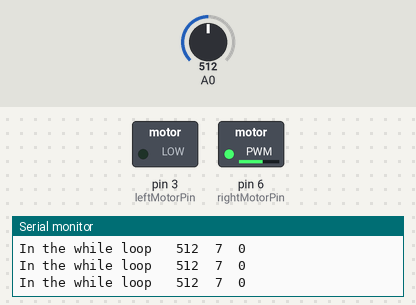
Bench run of a sketch on a simulated Arduino Uno, built with avr-gcc and run on an emulated ATmega328P. Parts: switched loads named in the sketch (green lamp = pin HIGH), the last lines printed to the serial monitor. The test bench sets the inputs (shaded band); at power-on: A0 = 512. Random numbers use the default seed unless the sketch sets one.

Above: at 1.2 s.
1.3 s: A0 set to 149
2.8 s: A0 set to 130
At 3.2 s:
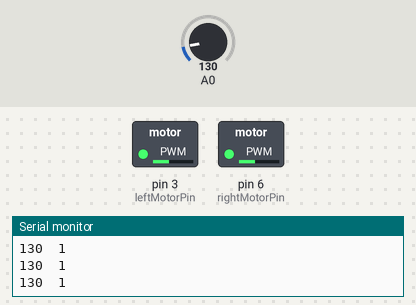
4.4 s: A0 set to 267
5.9 s: A0 set to 292
At 7.3 s:
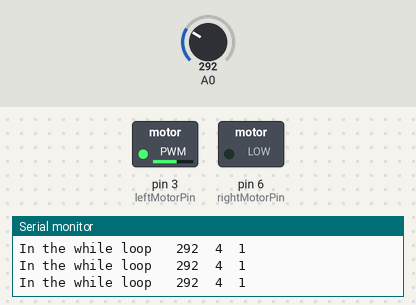
7.6 s: A0 set to 122
At 9.0 s:
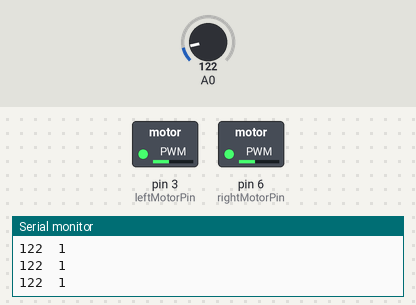
Timing chart, 0 to 10.2 s (numbered marks = the images above; inputs shaded):
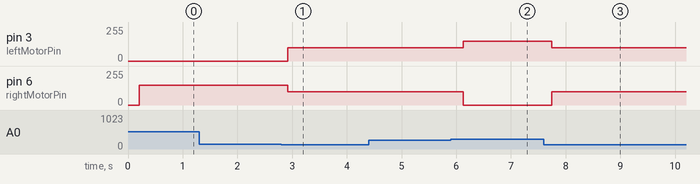

Measured:
- the behaviour switches between 140 and 139 on A0 (found by bisection; images 0 and 1)
- the behaviour switches between 279 and 280 on A0 (found by bisection; images 1 and 2)
- after the input at 2.8 s, pin 3 (leftMotorPin): 0/255 → 100/255 after 0.12 s; pin 6 (rightMotorPin): 150/255 → 100/255 after 0.12 s
- after the input at 5.9 s, pin 3 (leftMotorPin): 100/255 → 150/255 after 0.23 s; pin 6 (rightMotorPin): 100/255 → 0/255 after 0.23 s
- after the input at 7.6 s, pin 3 (leftMotorPin): 150/255 → 100/255 after 0.14 s; pin 6 (rightMotorPin): 0/255 → 100/255 after 0.14 s

The sketch:

crawler.ino
```cpp
//author: Alex Perez, Aug. 2016

// Our motor pins
int leftMotorPin = 3;
int rightMotorPin = 6;

// We've specified these values based on empirical testing
int sensorMax = 700;
int mapThresh = 10;
int threshold = mapThresh / 3;

// These are the outputs to the motors, range 0-255
int crawlSpeed = 100;
int accelSpeed = 150;

// This value is set to "overshoot" a turn
// so that we don't hug walls.
// Make this smaller to overshoot more,
// but ***never set to 1!***
int overshootScaler = 5;
int overshoot = mapThresh / overshootScaler;

void setup() {
  randomSeed(analogRead(0));
  pinMode(leftMotorPin, OUTPUT);
  pinMode(rightMotorPin, OUTPUT);
  Serial.begin(9600);
}

void loop() {
  int sensorValue = analogRead(A0);
  int sensorValueScaled = map(sensorValue, 0, sensorMax, 0, mapThresh);
  sensorValueScaled = constrain(sensorValueScaled, 0, mapThresh);

  // for debugging
  Serial.print(sensorValue);
  Serial.print("\t");
  Serial.println(sensorValueScaled);
  delay(100);

  if (sensorValueScaled > threshold) {
    // the moment we sense something is coming up,
    // make a decision to turn left or right
    int directionDecision = random(2);

    while(sensorValueScaled + overshoot > threshold) {
      Serial.print("In the while loop \t");
      Serial.print(sensorValue);
      Serial.print("\t");
      Serial.print(sensorValueScaled);
      Serial.print("\t");
      Serial.println(directionDecision);
      delay(100);

      if (directionDecision == 1) { // we'll say 1 is to turn right
        Right(accelSpeed);
        Left(0);
      }
      else {
        Left(accelSpeed);
        Right(0);
      }
      sensorValue = analogRead(A0);
      sensorValueScaled = map(sensorValue, 0, sensorMax, 0, mapThresh);
      sensorValueScaled = constrain(sensorValueScaled, 0, mapThresh);
    }
  }
  else {
    Right(crawlSpeed);
    Left(crawlSpeed);
  }
}

void Right( int speed ) {
  analogWrite(leftMotorPin, speed);
}

void Left( int speed ) {
  analogWrite(rightMotorPin, speed);
}
```
